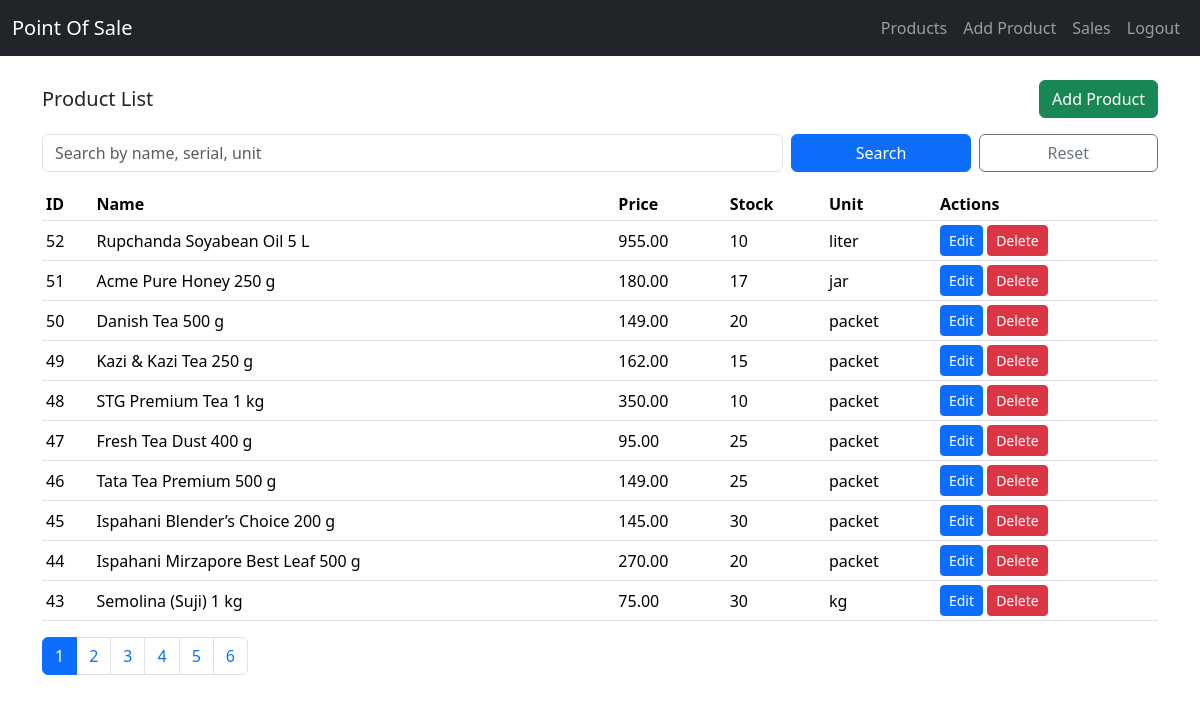
The page /manager_products.php (signed in) on the database its author committed.
### tables this page shows
CREATE TABLE `products` (
  `id` int(10) UNSIGNED NOT NULL,
  `name` varchar(255) NOT NULL,
  `price` decimal(10,2) NOT NULL DEFAULT 0.00,
  `stock_quantity` int(11) NOT NULL DEFAULT 0,
  `serial` varchar(100) DEFAULT NULL,
  `unit` varchar(50) DEFAULT NULL,
  `created_at` timestamp NOT NULL DEFAULT current_timestamp(),
  `updated_at` timestamp NULL DEFAULT NULL ON UPDATE current_timestamp()
);

### manager_products.php (the view, shortened to what this page needs)
<?php
require_once __DIR__ . '/includes/db.php';
$q = trim($_GET['q'] ?? '');
$page = max(1, intval($_GET['page'] ?? 1));
$limit = 10;
$offset = ($page - 1) * $limit;
$where = '';
$countSql = 'SELECT COUNT(*) AS c FROM products ' . $where;
$countRes = mysqli_query($conn, $countSql);
$totalRows = ($countRes && ($row = mysqli_fetch_assoc($countRes))) ? intval($row['c']) : 0;
$totalPages = max(1, (int)ceil($totalRows / $limit));
$listSql = 'SELECT * FROM products ' . $where . ' ORDER BY id DESC LIMIT ' . intval($limit) . ' OFFSET ' . intval($offset);
$products = mysqli_query($conn, $listSql);
include __DIR__ . '/includes/header.php';
?>
<div class="d-flex justify-content-between align-items-center mb-3">
  <h5 class="mb-0">Product List</h5>
  <a href="manager_product_form.php" class="btn btn-success">Add Product</a>
  </div>
<form class="row g-2 mb-3" method="get" action="manager_products.php">
  <div class="col-md-8">
    <input type="text" class="form-control" name="q" placeholder="Search by name, serial, unit" value="<?php echo htmlspecialchars($q); ?>">
  </div>
  <div class="col-md-2">
    <button type="submit" class="btn btn-primary w-100">Search</button>
  </div>
  <div class="col-md-2">
    <a href="manager_products.php" class="btn btn-outline-secondary w-100">Reset</a>
  </div>
</form>
<div class="table-responsive">
  <table class="table table-sm align-middle">
    <thead>
      <tr>
        <th>ID</th>
        <th>Name</th>
        <th>Price</th>
        <th>Stock</th>
        <th>Unit</th>
        <th>Actions</th>
      </tr>
    </thead>
    <tbody>
      <?php while ($row = $products ? $products->fetch_assoc() : null): ?>
        <tr>
          <td><?php echo intval($row['id']); ?></td>
          <td><?php echo htmlspecialchars($row['name']); ?></td>
          <td><?php echo number_format((float)$row['price'], 2); ?></td>
          <td><?php echo intval($row['stock_quantity']); ?></td>
          <td><?php echo htmlspecialchars($row['unit']); ?></td>
          <td>
            <a class="btn btn-sm btn-primary" href="manager_product_form.php?id=<?php echo intval($row['id']); ?>">Edit</a>
            <form method="post" action="manager_products.php<?php echo $q ? ('?q=' . urlencode($q) . '&page=' . $page) : ''; ?>" class="d-inline" onsubmit="return confirm('Delete product?');">
              <button type="submit" class="btn btn-sm btn-danger">Delete</button>
            </form>
          </td>
        </tr>
      <?php endwhile; ?>
    </tbody>
  </table>
</div>
<nav aria-label="Page navigation">
  <ul class="pagination">
    <?php for ($i = 1; $i <= $totalPages; $i++): ?>
      <li class="page-item <?php echo $i === $page ? 'active' : ''; ?>">
        <a class="page-link" href="manager_products.php?page=<?php echo $i; ?><?php echo $q ? ('&q=' . urlencode($q)) : ''; ?>"><?php echo $i; ?></a>
      </li>
    <?php endfor; ?>
  </ul>
</nav>
<?php include __DIR__ . '/includes/footer.php'; ?>

### includes/header.php (shortened to what this page needs)
<!DOCTYPE html>
<html lang="en">
<head>
  <link rel="stylesheet" href="https://cdnjs.cloudflare.com/ajax/libs/bootstrap/5.3.2/css/bootstrap.min.css" />
</head>
<body>
<nav class="navbar navbar-expand-lg navbar-dark bg-dark">
  <div class="container-fluid">
    <a class="navbar-brand" href="index.php"><?php echo SITE_NAME; ?></a>
    <div class="collapse navbar-collapse" id="navbarNav">
      <ul class="navbar-nav ms-auto">
        <?php if (!empty($_SESSION['user'])): ?>
          <?php if ($_SESSION['user']['role'] === 'manager'): ?>
            <li class="nav-item"><a class="nav-link" href="manager_products.php">Products</a></li>
            <li class="nav-item"><a class="nav-link" href="manager_product_form.php">Add Product</a></li>
            <li class="nav-item"><a class="nav-link" href="manager_sales.php">Sales</a></li>
          <?php endif; ?>
          <li class="nav-item"><a class="nav-link" href="logout.php">Logout</a></li>
        <?php endif; ?>
      </ul>
    </div>
  </div>
</nav>
<div class="container py-4">

### includes/footer.php (shortened to what this page needs)
    </div>
  </body>
</html>

### rows shown on the page
products: id "52", name "Rupchanda Soyabean Oil 5 L", price "955.00", stock_quantity "10", unit "liter"
products: id "51", name "Acme Pure Honey 250 g", price "180.00", stock_quantity "17", unit "jar"
products: id "50", name "Danish Tea 500 g", price "149.00", stock_quantity "20", unit "packet"
products: id "49", name "Kazi & Kazi Tea 250 g", price "162.00", stock_quantity "15", unit "packet"
products: id "48", name "STG Premium Tea 1 kg", price "350.00", stock_quantity "10", unit "packet"
products: id "47", name "Fresh Tea Dust 400 g", price "95.00", stock_quantity "25", unit "packet"
products: id "46", name "Tata Tea Premium 500 g", price "149.00", stock_quantity "25", unit "packet"
products: id "45", name "Ispahani Blender’s Choice 200 g", price "145.00", stock_quantity "30", unit "packet"
products: id "44", name "Ispahani Mirzapore Best Leaf 500 g", price "270.00", stock_quantity "20", unit "packet"
products: id "43", name "Semolina (Suji) 1 kg", price "75.00", stock_quantity "30", unit "kg"

### other values the page prints
SITE_NAME "Point Of Sale"
